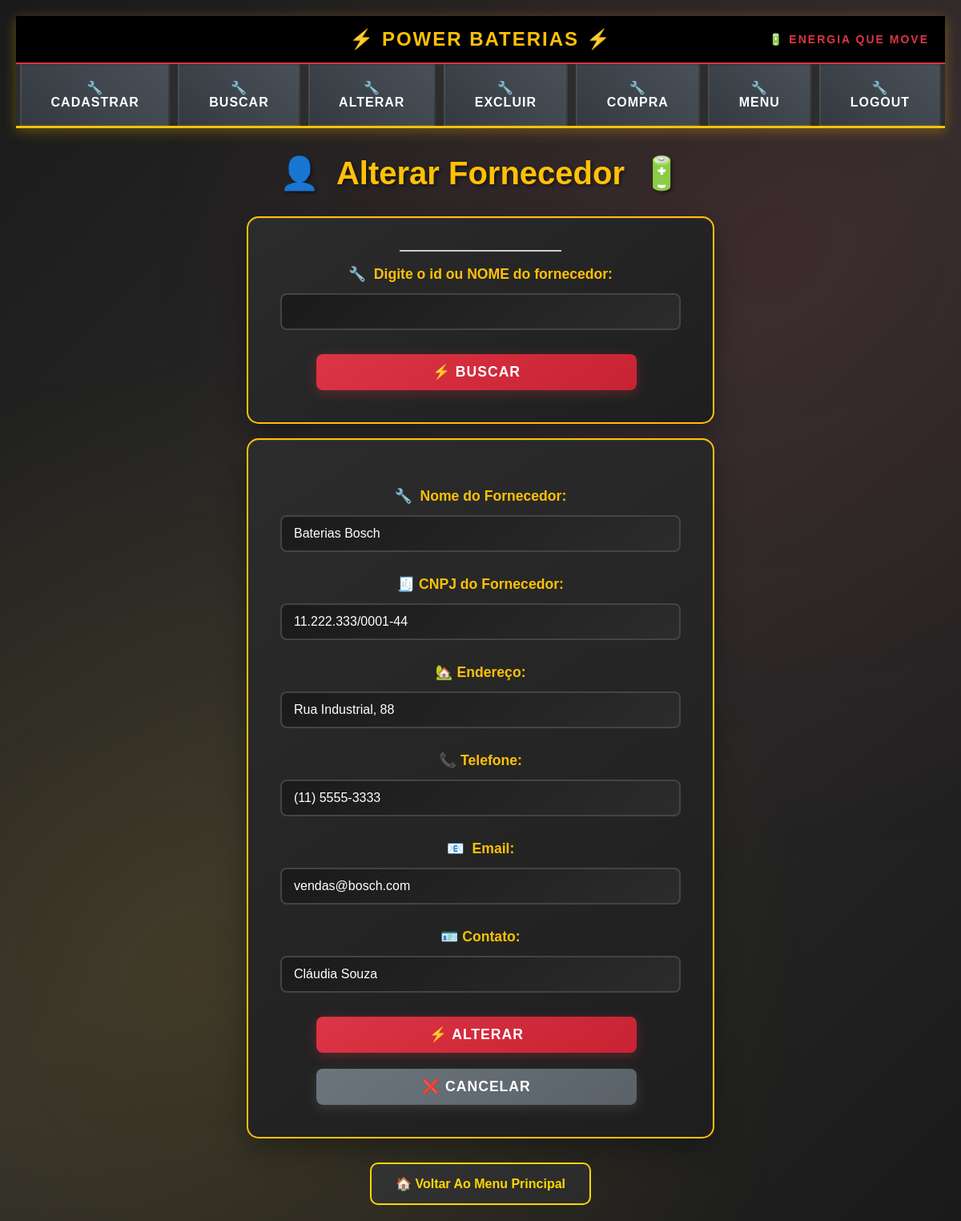
Screenshot of /Telas/alterar_fornecedor.php?id=3 (signed in) with the database file from the repository.
### tables this page shows
CREATE TABLE `fornecedor` (
  `id_fornecedor` int NOT NULL AUTO_INCREMENT,
  `nome_fornecedor` varchar(100) NOT NULL,
  `cnpj` varchar(18) DEFAULT NULL,
  `endereco` varchar(255) DEFAULT NULL,
  `telefone` varchar(20) DEFAULT NULL,
  `email` varchar(100) DEFAULT NULL,
  `contato` varchar(100) DEFAULT NULL,
  PRIMARY KEY (`id_fornecedor`),
  UNIQUE KEY `email` (`email`)
);

### Telas/alterar_fornecedor.php (the view, shortened to what this page needs)
<?php
require_once 'menudrop.php';
$fornecedor = null;
if ($_SERVER["REQUEST_METHOD"]=="POST") {
    if (!empty($_POST['busca_fornecedor'])) {
        $busca = trim($_POST["busca_fornecedor"]);
    if(is_numeric($busca)) {
        $sql = "SELECT * FROM fornecedor WHERE id_fornecedor = :busca";
        $stmt = $pdo->prepare($sql);
        $stmt->bindParam(':busca' ,$busca,PDO::PARAM_INT);
    } else {
        $sql = "SELECT * FROM fornecedor WHERE nome_fornecedor LIKE :busca_nome";
        $stmt = $pdo->prepare($sql);
        $stmt->bindValue(':busca_nome', "$busca%", PDO::PARAM_STR);
    }
    $stmt->execute();
    $fornecedor = $stmt->fetch(PDO::FETCH_ASSOC);
    if(!$fornecedor){
        echo "<script>alert('Fornecedor não encontrado!');</script>";
    }
}
    } elseif ($_SERVER["REQUEST_METHOD"] == "GET") {
        if (!empty($_GET['id'])) {
            $busca = trim($_GET["id"]);
        if(is_numeric($busca)) {
            $sql = "SELECT * FROM fornecedor WHERE id_fornecedor = :busca";
            $stmt = $pdo->prepare($sql);
            $stmt->bindParam(':busca' ,$busca,PDO::PARAM_INT);
        } else {
            $sql = "SELECT * FROM fornecedor WHERE nome_fornecedor LIKE :busca_nome";
            $stmt = $pdo->prepare($sql);
            $stmt->bindValue(':busca_nome', "$busca%", PDO::PARAM_STR);
        }
        $stmt->execute();
        $fornecedor = $stmt->fetch(PDO::FETCH_ASSOC);
    }
}
?>
<!DOCTYPE html>
<html lang="pt-BR">
<head>
<link rel="stylesheet" href="../CSS/cadastro.css">
</head>
<body>
<h2>Alterar Fornecedor</h2>
    <form action="alterar_fornecedor.php" method="POST">
        <label for="busca_fornecedor">Digite o id ou NOME do fornecedor:</label>
        <input type="text" id="busca_fornecedor" name="busca_fornecedor" required onkeyup="buscarSugestoes()" >
        <div id="sugestoes">
        </div>
        <button type="submit">Buscar</button>
    </form>
    <?php if ($fornecedor): ?>
        <form action="processa_alteracao_fornecedor.php" method="POST">
            <label for="nome_fornecedor">Nome do Fornecedor:</label>
            <input type="text" id="nome_fornecedor" name="nome_fornecedor" value="<?=htmlspecialchars($fornecedor['nome_fornecedor'])?>" required onkeypress="mascara(this,nome1)">
            <label for="cnpj">CNPJ do Fornecedor: </label>
            <input type="text" id="cnpj" name="cnpj"  value="<?=htmlspecialchars($fornecedor['cnpj'])?>" required onkeypress="mascara(this,cnpj1)" maxlength="18">
            <label for="endereco">Endereço:</label>
            <input type="text" id="endereco" name="endereco" value="<?=htmlspecialchars($fornecedor['endereco'])?>" required >
            <label for="telefone">Telefone:</label>
            <input type="text" id="telefone" name="telefone" value="<?=htmlspecialchars($fornecedor['telefone'])?>" required onkeypress="mascara(this,telefone1)" maxlength="15">
            <label for="email">Email:</label>
            <input type="email" id="email" name="email" value="<?=htmlspecialchars($fornecedor['email'])?>" required>
            <label for="contato">Contato:</label>
            <input type="text" id="contato" name="contato" value="<?=htmlspecialchars($fornecedor['contato'])?>" required onkeypress="mascara(this,nome1)">
            <button type="submit" class="cadastrar">Alterar</button>
            <button type="reset" class="excluir">Cancelar</button>
        </form>
        <?php endif; ?>
        <a href="principal.php" class="back-btn">Voltar Ao Menu Principal</a>
</body>
</html>

### CSS/styles.css (style rules this page uses)
body { font-family: Arial, sans-serif; background-color: #f4f4f4; text-align: center; }
input, button { width: 100%; padding: 10px; margin: 5px 0; }
#sugestoes { background-color: #f4f4f4; border: 1px solid #ccc; position: absolute; width: 200px; }
form { width: 500px; margin: 50px auto; padding: 20px; background-color: #f9f9f9; border-radius: 10px; box-shadow: 0px 0px 10px rgba(0, 0, 0, 0.1); display: flex; flex-direction: column; align-items: center; }
label { display: block; font-weight: bold; margin-bottom: 5px; }
input[type="text"], input[type="email"], input[type="password"], select { width: 80%; padding: 8px; margin-bottom: 10px; border: 1px solid #ccc; border-radius: 5px; font-size: 16px; }
button { width: 80%; padding: 10px; background-color: #007bff; color: white; border: none; border-radius: 5px; font-size: 16px; cursor: pointer; transition: 0.3s; }

### CSS/cadastro.css (style rules this page uses)
body { font-family: 'Arial', sans-serif; background: linear-gradient(135deg, #1a1a1a 0%, #2c2c2c 50%, #1a1a1a 100%); color: #ffffff; margin: 0; padding: 20px; min-height: 100vh; background-attachment: fixed; }
body::before { content: ''; position: fixed; inset: 0; background-image: radial-gradient(circle at 20% 80%, rgba(255, 193, 7, 0.1) 0%, transparent 50%), radial-gradient(circle at 80% 20%, rgba(220, 53, 69, 0.1) 0%, transparent 50%); pointer-events: none; z-index: -1; }
h2 { text-align: center; color: #ffc107; font-size: 2.5em; margin-bottom: 30px; text-shadow: 2px 2px 4px rgba(0,0,0,0.5); font-weight: bold; }
h2::before { content: '🔋 '; margin-right: 10px; }
h2::after { content: ' ⚡'; margin-left: 10px; }
form { max-width: 600px; margin: 0 auto; background: linear-gradient(145deg, #2c2c2c, #1e1e1e); padding: 40px; border-radius: 15px; box-shadow: 0 15px 35px rgba(0,0,0,0.3), inset 0 1px 0 rgba(255,255,255,0.1); border: 2px solid #ffc107; }
label { display: block; margin-top: 20px; margin-bottom: 8px; color: #ffc107; font-weight: bold; font-size: 1.1em; }
label::before { content: '🔧 '; margin-right: 5px; }
input[type="text"], input[type="email"], input[type="date"], input[type="number"], input[type="password"] { width: 100%; padding: 12px 15px; border: 2px solid #444; border-radius: 8px; background: linear-gradient(145deg, #1a1a1a, #2c2c2c); color: #ffffff; font-size: 1em; transition: all 0.3s ease; box-sizing: border-box; }
button { padding: 12px 25px; border-radius: 8px; border: none; font-size: 1.1em; font-weight: bold; cursor: pointer; margin: 20px 10px 0 0; transition: all 0.3s ease; text-transform: uppercase; letter-spacing: 1px; }
button[type="submit"] { background: linear-gradient(145deg, #dc3545, #c82333); color: white; box-shadow: 0 4px 15px rgba(220, 53, 69, 0.3); }
button[type="submit"]::before { content: '⚡ '; }
button[type="reset"] { background: linear-gradient(145deg, #6c757d, #5a6268); color: white; box-shadow: 0 4px 15px rgba(108, 117, 125, 0.3); }
button[type="reset"]::before { content: '🔄 '; }
.back-btn { display: inline-block; margin-top: 30px; padding: 15px 30px; border-radius: 10px; text-decoration: none; background: linear-gradient(145deg, #333333, #2a2a2a); color: #FFD700; font-weight: bold; border: 2px solid #FFD700; transition: all 0.3s ease; font-size: 16px; }
.back-btn::before { content: "🏠 "; }
body::before { content: ''; position: fixed; top: 0; left: 0; right: 0; bottom: 0; background-image: radial-gradient(circle at 20% 80%, rgba(255, 193, 7, 0.1) 0%, transparent 50%), radial-gradient(circle at 80% 20%, rgba(220, 53, 69, 0.1) 0%, transparent 50%); pointer-events: none; z-index: -1; }
h2::before { content: '👤 '; margin-right: 10px; }
h2::after { content: ' 🔋'; margin-left: 10px; }
label[for="cnpj"]::before { content: '🧾'; margin-right: 5px; }
label[for="endereco"]::before { content: '🏡'; margin-right: 5px; }
label[for="telefone"]::before { content: '📞'; margin-right: 5px; }
label[for="contato"]::before { content: '🪪'; margin-right: 5px; }
label[for="email"]::before { content: '📧 '; margin-right: 5px; }
input[type="text"], input[type="email"], input[type="password"], input[type="number"] { width: 100%; padding: 12px 15px; border: 2px solid #444; border-radius: 8px; background: linear-gradient(145deg, #1a1a1a, #2c2c2c); color: #ffffff; font-size: 1em; transition: all 0.3s ease; box-sizing: border-box; }
button.excluir { background: linear-gradient(145deg, #6c757d, #5a6268); color: white; box-shadow: 0 4px 15px rgba(108, 117, 125, 0.3); }
button.excluir::before { content: '❌ '; }

### rows the page displays
fornecedor: nome_fornecedor "Baterias Bosch", cnpj "11.222.333/0001-44", endereco "Rua Industrial, 88", telefone "(11) 5555-3333", email "vendas@bosch.com", contato "Cláudia Souza"

### other values shown
$categoria "CADASTRAR"
$categoria "BUSCAR"
$categoria "ALTERAR"
$categoria "EXCLUIR"
$categoria "COMPRA"
$categoria "MENU"
$categoria "LOGOUT"
